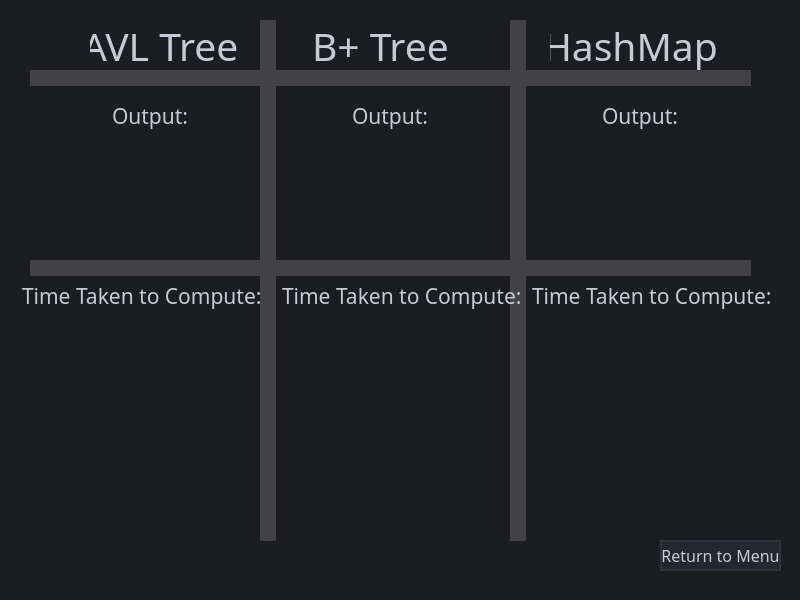
<?xml version="1.0" encoding="UTF-8"?>
<ui version="4.0">
 <class>finalOutput</class>
 <widget class="QMainWindow" name="finalOutput">
  <property name="geometry">
   <rect>
    <x>0</x>
    <y>0</y>
    <width>800</width>
    <height>600</height>
   </rect>
  </property>
  <property name="windowTitle">
   <string>MainWindow</string>
  </property>
  <property name="styleSheet">
   <string notr="true">background-color: rgb(28,29,34);</string>
  </property>
  <widget class="QWidget" name="centralwidget">
   <widget class="QLineEdit" name="lineEdit_4">
    <property name="geometry">
     <rect>
      <x>550</x>
      <y>20</y>
      <width>171</width>
      <height>51</height>
     </rect>
    </property>
    <property name="font">
     <font>
      <family>Segoe UI Semilight</family>
      <pointsize>29</pointsize>
     </font>
    </property>
    <property name="focusPolicy">
     <enum>Qt::NoFocus</enum>
    </property>
    <property name="styleSheet">
     <string notr="true">color: #c5cbd6;
background: transparent;</string>
    </property>
    <property name="text">
     <string>HashMap</string>
    </property>
    <property name="frame">
     <bool>false</bool>
    </property>
    <property name="readOnly">
     <bool>true</bool>
    </property>
   </widget>
   <widget class="QPushButton" name="pushButton">
    <property name="geometry">
     <rect>
      <x>660</x>
      <y>540</y>
      <width>121</width>
      <height>31</height>
     </rect>
    </property>
    <property name="font">
     <font>
      <family>Segoe UI Semilight</family>
      <pointsize>12</pointsize>
     </font>
    </property>
    <property name="styleSheet">
     <string notr="true">QPushButton{background-color: rgb(37, 39, 48);
border-radius: 20px;
color: #c5cbd6;
border: 2px solid rgb(48,50,62);
}
QPushButton:hover{
border: 2px solid rgb(37, 39, 48);
}
QPushButton:pressed{
border: 2px solid rgb(85,170,255);
background-color:rgb(43,45,56);
}</string>
    </property>
    <property name="text">
     <string>Return to Menu</string>
    </property>
   </widget>
   <widget class="QLineEdit" name="lineEdit_2">
    <property name="geometry">
     <rect>
      <x>90</x>
      <y>20</y>
      <width>151</width>
      <height>51</height>
     </rect>
    </property>
    <property name="font">
     <font>
      <family>Segoe UI Semilight</family>
      <pointsize>29</pointsize>
     </font>
    </property>
    <property name="focusPolicy">
     <enum>Qt::NoFocus</enum>
    </property>
    <property name="styleSheet">
     <string notr="true">color: #c5cbd6;
background: transparent;</string>
    </property>
    <property name="text">
     <string>AVL Tree</string>
    </property>
    <property name="frame">
     <bool>false</bool>
    </property>
    <property name="readOnly">
     <bool>true</bool>
    </property>
   </widget>
   <widget class="QLineEdit" name="lineEdit_3">
    <property name="geometry">
     <rect>
      <x>310</x>
      <y>20</y>
      <width>151</width>
      <height>51</height>
     </rect>
    </property>
    <property name="font">
     <font>
      <family>Segoe UI Semilight</family>
      <pointsize>29</pointsize>
     </font>
    </property>
    <property name="focusPolicy">
     <enum>Qt::NoFocus</enum>
    </property>
    <property name="styleSheet">
     <string notr="true">color: #c5cbd6;
background: transparent;</string>
    </property>
    <property name="text">
     <string>B+ Tree</string>
    </property>
    <property name="frame">
     <bool>false</bool>
    </property>
    <property name="readOnly">
     <bool>true</bool>
    </property>
   </widget>
   <widget class="QLineEdit" name="lineEdit_5">
    <property name="geometry">
     <rect>
      <x>110</x>
      <y>100</y>
      <width>91</width>
      <height>31</height>
     </rect>
    </property>
    <property name="font">
     <font>
      <family>Segoe UI Semilight</family>
      <pointsize>16</pointsize>
     </font>
    </property>
    <property name="styleSheet">
     <string notr="true">color: #c5cbd6;
background: transparent;</string>
    </property>
    <property name="text">
     <string>Output:</string>
    </property>
    <property name="frame">
     <bool>false</bool>
    </property>
   </widget>
   <widget class="QLineEdit" name="lineEdit_6">
    <property name="geometry">
     <rect>
      <x>20</x>
      <y>280</y>
      <width>251</width>
      <height>31</height>
     </rect>
    </property>
    <property name="font">
     <font>
      <family>Segoe UI Semilight</family>
      <pointsize>16</pointsize>
     </font>
    </property>
    <property name="styleSheet">
     <string notr="true">color: #c5cbd6;
background: transparent;</string>
    </property>
    <property name="text">
     <string>Time Taken to Compute:</string>
    </property>
    <property name="frame">
     <bool>false</bool>
    </property>
   </widget>
   <widget class="QFrame" name="frame">
    <property name="geometry">
     <rect>
      <x>260</x>
      <y>20</y>
      <width>16</width>
      <height>521</height>
     </rect>
    </property>
    <property name="styleSheet">
     <string notr="true">background-color: rgb(66, 65, 71);
border: transparent;
</string>
    </property>
    <property name="frameShape">
     <enum>QFrame::StyledPanel</enum>
    </property>
    <property name="frameShadow">
     <enum>QFrame::Raised</enum>
    </property>
   </widget>
   <widget class="QFrame" name="frame_2">
    <property name="geometry">
     <rect>
      <x>510</x>
      <y>20</y>
      <width>16</width>
      <height>521</height>
     </rect>
    </property>
    <property name="styleSheet">
     <string notr="true">background-color: rgb(66, 65, 71);
border: transparent;
</string>
    </property>
    <property name="frameShape">
     <enum>QFrame::StyledPanel</enum>
    </property>
    <property name="frameShadow">
     <enum>QFrame::Raised</enum>
    </property>
   </widget>
   <widget class="QFrame" name="frame_3">
    <property name="geometry">
     <rect>
      <x>30</x>
      <y>70</y>
      <width>721</width>
      <height>16</height>
     </rect>
    </property>
    <property name="styleSheet">
     <string notr="true">background-color: rgb(66, 65, 71);
border: transparent;
</string>
    </property>
    <property name="frameShape">
     <enum>QFrame::StyledPanel</enum>
    </property>
    <property name="frameShadow">
     <enum>QFrame::Raised</enum>
    </property>
   </widget>
   <widget class="QLineEdit" name="lineEdit_7">
    <property name="geometry">
     <rect>
      <x>280</x>
      <y>280</y>
      <width>251</width>
      <height>31</height>
     </rect>
    </property>
    <property name="font">
     <font>
      <family>Segoe UI Semilight</family>
      <pointsize>16</pointsize>
     </font>
    </property>
    <property name="styleSheet">
     <string notr="true">color: #c5cbd6;
background: transparent;</string>
    </property>
    <property name="text">
     <string>Time Taken to Compute:</string>
    </property>
    <property name="frame">
     <bool>false</bool>
    </property>
   </widget>
   <widget class="QLineEdit" name="lineEdit_8">
    <property name="geometry">
     <rect>
      <x>530</x>
      <y>280</y>
      <width>251</width>
      <height>31</height>
     </rect>
    </property>
    <property name="font">
     <font>
      <family>Segoe UI Semilight</family>
      <pointsize>16</pointsize>
     </font>
    </property>
    <property name="styleSheet">
     <string notr="true">color: #c5cbd6;
background: transparent;</string>
    </property>
    <property name="text">
     <string>Time Taken to Compute:</string>
    </property>
    <property name="frame">
     <bool>false</bool>
    </property>
   </widget>
   <widget class="QLineEdit" name="lineEdit_9">
    <property name="geometry">
     <rect>
      <x>350</x>
      <y>100</y>
      <width>91</width>
      <height>31</height>
     </rect>
    </property>
    <property name="font">
     <font>
      <family>Segoe UI Semilight</family>
      <pointsize>16</pointsize>
     </font>
    </property>
    <property name="styleSheet">
     <string notr="true">color: #c5cbd6;
background: transparent;</string>
    </property>
    <property name="text">
     <string>Output:</string>
    </property>
    <property name="frame">
     <bool>false</bool>
    </property>
   </widget>
   <widget class="QLineEdit" name="lineEdit_10">
    <property name="geometry">
     <rect>
      <x>600</x>
      <y>100</y>
      <width>91</width>
      <height>31</height>
     </rect>
    </property>
    <property name="font">
     <font>
      <family>Segoe UI Semilight</family>
      <pointsize>16</pointsize>
     </font>
    </property>
    <property name="styleSheet">
     <string notr="true">color: #c5cbd6;
background: transparent;</string>
    </property>
    <property name="text">
     <string>Output:</string>
    </property>
    <property name="frame">
     <bool>false</bool>
    </property>
   </widget>
   <widget class="QFrame" name="frame_4">
    <property name="geometry">
     <rect>
      <x>30</x>
      <y>260</y>
      <width>721</width>
      <height>16</height>
     </rect>
    </property>
    <property name="styleSheet">
     <string notr="true">background-color: rgb(66, 65, 71);
border: transparent;
</string>
    </property>
    <property name="frameShape">
     <enum>QFrame::StyledPanel</enum>
    </property>
    <property name="frameShadow">
     <enum>QFrame::Raised</enum>
    </property>
   </widget>
  </widget>
 </widget>
 <resources/>
 <connections/>
</ui>
